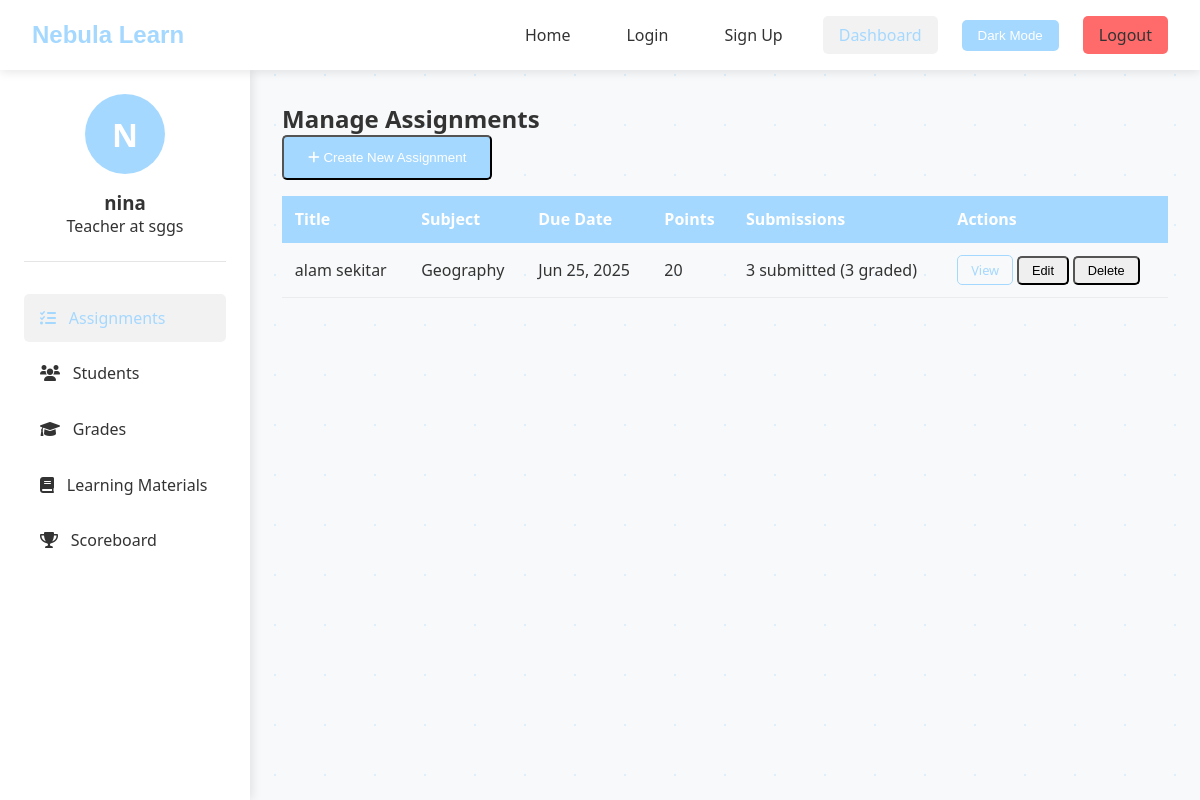
Page /Nebulalearn/admin_dashboard.php (signed in) on the committed database.
### tables this page shows
CREATE TABLE `teachers` (
  `id` int(11) NOT NULL,
  `email` varchar(255) NOT NULL,
  `username` varchar(50) NOT NULL,
  `password` varchar(255) NOT NULL,
  `school` varchar(255) NOT NULL,
  `created_at` timestamp NOT NULL DEFAULT current_timestamp()
);

CREATE TABLE `assignments` (
  `id` int(11) NOT NULL,
  `title` varchar(255) NOT NULL,
  `description` text DEFAULT NULL,
  `subject` varchar(100) NOT NULL,
  `due_date` date NOT NULL,
  `points` int(11) NOT NULL,
  `teacher_id` int(11) NOT NULL,
  `class` varchar(50) DEFAULT NULL,
  `form` varchar(10) DEFAULT NULL,
  `created_at` timestamp NOT NULL DEFAULT current_timestamp()
);

### Nebulalearn/functions.php (called while the page is built, shortened)
<?php
require_once 'db.php';
function isLoggedIn() {
    return isset($_SESSION['user_id']);
}
function isTeacher() {
    return isset($_SESSION['user_type']) && $_SESSION['user_type'] === 'teacher';
}
function getUserData() {
    global $conn;
    $table = isTeacher() ? 'teachers' : 'students';
    $id = $_SESSION['user_id'];
    $stmt = $conn->prepare("SELECT * FROM $table WHERE id = ?");
    $stmt->bind_param("i", $id);
    $stmt->execute();
    $result = $stmt->get_result();
    return $result->fetch_assoc();
}
function getTeacherAssignments($teacherId) {
    global $conn;
    $stmt = $conn->prepare("
        SELECT a.id, a.title, a.subject, a.due_date, a.points,
               COUNT(sa.id) AS submissions,
               COUNT(CASE WHEN sa.grade IS NOT NULL THEN 1 END) AS graded
        FROM assignments a
        LEFT JOIN student_assignments sa ON a.id = sa.assignment_id
        WHERE a.teacher_id = ?
        GROUP BY a.id
        ORDER BY a.due_date ASC
    ");
    $stmt->bind_param("i", $teacherId);
    $stmt->execute();
    $result = $stmt->get_result();
    return $result->fetch_all(MYSQLI_ASSOC);
}
?>

### Nebulalearn/admin_dashboard.php (the view, shortened to what this page needs)
<?php
require_once 'functions.php';
$user = getUserData();
$assignments = getTeacherAssignments($user['id']);
?>
<!DOCTYPE html>
<html lang="en">
<head>
    <link rel="stylesheet" href="style.css">
    <link rel="stylesheet" href="https://cdnjs.cloudflare.com/ajax/libs/font-awesome/6.0.0-beta3/css/all.min.css">
</head>
<body>
    <div class="background"></div>
    <nav class="navbar">
        <div class="logo">Nebula Learn</div>
        <div class="nav-links">
            <a href="index.html">Home</a>
            <a href="login.php">Login</a>
            <a href="signup.php">Sign Up</a>
            <a href="admin_dashboard.php" class="active">Dashboard</a>
            <button id="theme-toggle">Dark Mode</button>
            <a href="logout.php" class="btn-logout">Logout</a>
        </div>
    </nav>
    <main class="dashboard-container">
        <div class="dashboard-sidebar">
            <div class="user-profile">
                <div class="avatar"><?php echo strtoupper(substr($user['username'], 0, 1)); ?></div>
                <h3><?php echo htmlspecialchars($user['username']); ?></h3>
                <p>Teacher at <?php echo htmlspecialchars($user['school']); ?></p>
            </div>
            <nav class="sidebar-nav">
                <a href="#assignments" class="active"><i class="fas fa-tasks"></i> Assignments</a>
                <a href="#students"><i class="fas fa-users"></i> Students</a>
                <a href="#grades"><i class="fas fa-graduation-cap"></i> Grades</a>
                <a href="#materials"><i class="fas fa-book"></i> Learning Materials</a>
                <a href="scoreboard.php"><i class="fas fa-trophy"></i> Scoreboard</a>
            </nav>
        </div>
        <div class="dashboard-content">
            <section id="assignments" class="dashboard-section">
                <h2>Manage Assignments</h2>
                <button id="create-assignment-btn" class="btn btn-primary">
                    <i class="fas fa-plus"></i> Create New Assignment
                </button>
                <div class="assignments-list">
                    <?php if (!empty($assignments)): ?>
                        <table class="assignments-table">
                            <thead>
                                <tr>
                                    <th>Title</th>
                                    <th>Subject</th>
                                    <th>Due Date</th>
                                    <th>Points</th>
                                    <th>Submissions</th>
                                    <th>Actions</th>
                                </tr>
                            </thead>
                            <tbody>
                                <?php foreach ($assignments as $assignment): ?>
                                    <tr>
                                        <td><?php echo htmlspecialchars($assignment['title']); ?></td>
                                        <td><?php echo htmlspecialchars($assignment['subject']); ?></td>
                                        <td><?php echo date('M j, Y', strtotime($assignment['due_date'])); ?></td>
                                        <td><?php echo $assignment['points']; ?></td>
                                        <td>
                                            <?php echo $assignment['submissions']; ?> submitted
                                            (<?php echo $assignment['graded']; ?> graded)
                                        </td>
                                        <td>
                                            <a href="assignment.php?id=<?php echo $assignment['id']; ?>" class="btn btn-small btn-view">View</a>
                                            <button class="btn btn-small btn-edit" data-assignment-id="<?php echo $assignment['id']; ?>">Edit</button>
                                            <button class="btn btn-small btn-delete" data-assignment-id="<?php echo $assignment['id']; ?>">Delete</button>
                                        </td>
                                    </tr>
                                <?php endforeach; ?>
                            </tbody>
                        </table>
                    <?php endif; ?>
                </div>
            </section>
        </div>
    </main>
</body>
</html>

### Nebulalearn/style.css (style rules this page uses)
:root { --primary-light: #a5d8ff; --secondary-light: #ffd6a5; --accent-light: #caffbf; --text-light: #333; --bg-light: #f8f9fa; --card-light: #ffffff; --shadow-light: rgba(0, 0, 0, 0.1); --primary-dark: #00f5d4; --secondary-dark: #f15bb5; --accent-dark: #9b5de5; --text-dark: #e2e2e2; --bg-dark: #121212; --card-dark: #1e1e1e; --shadow-dark: rgba(0, 0, 0, 0.3); --primary: var(--primary-light); --secondary: var(--secondary-light); --accent: var(--accent-light); --text: var(--text-light); --bg: var(--bg-light); --card: var(--card-light); --shadow: var(--shadow-light); --font-main: 'Segoe UI', Tahoma, Geneva, Verdana, sans-serif; --font-heading: 'Arial Rounded MT Bold', 'Arial', sans-serif; }
* { margin: 0; padding: 0; box-sizing: border-box; transition: background-color 0.3s, color 0.3s; }
body { font-family: var(--font-main); background-color: var(--bg); color: var(--text); min-height: 100vh; position: relative; overflow-x: hidden; }
.background { position: fixed; top: 0; left: 0; width: 100%; height: 100%; z-index: -1; background: var(--bg); overflow: hidden; }
.background::before { content: ''; position: absolute; width: 200%; height: 200%; top: -50%; left: -50%; background-image: radial-gradient(circle, var(--primary) 1px, transparent 1px), radial-gradient(circle, var(--secondary) 1px, transparent 1px), radial-gradient(circle, var(--accent) 1px, transparent 1px); background-size: 50px 50px; opacity: 0.3; animation: moveBackground 100s linear infinite; transform-origin: center center; }
.navbar { display: flex; justify-content: space-between; align-items: center; padding: 1rem 2rem; background-color: var(--card); box-shadow: 0 2px 10px var(--shadow); position: sticky; top: 0; z-index: 100; }
.logo { font-family: var(--font-heading); font-size: 1.5rem; font-weight: bold; color: var(--primary); }
.nav-links { display: flex; gap: 1.5rem; align-items: center; }
.nav-links a { text-decoration: none; color: var(--text); font-weight: 500; padding: 0.5rem 1rem; border-radius: 5px; transition: all 0.3s; }
.nav-links a:hover, .nav-links a.active { color: var(--primary); background-color: rgba(0, 0, 0, 0.05); }
.nav-links button { background-color: var(--primary); color: white; border: none; padding: 0.5rem 1rem; border-radius: 5px; cursor: pointer; font-weight: 500; transition: all 0.3s; }
.btn { padding: 0.8rem 1.5rem; border-radius: 5px; font-weight: 500; text-decoration: none; transition: all 0.3s; }
.btn-primary { background-color: var(--primary); color: white; }
.dashboard-container { display: flex; min-height: calc(100vh - 70px); }
.dashboard-sidebar { width: 250px; background-color: var(--card); padding: 1.5rem; box-shadow: 2px 0 10px var(--shadow); position: sticky; top: 70px; height: calc(100vh - 70px); overflow-y: auto; }
.dashboard-content { flex: 1; padding: 2rem; overflow-y: auto; }
.dashboard-section { margin-bottom: 3rem; }
.user-profile { text-align: center; margin-bottom: 2rem; padding-bottom: 1.5rem; border-bottom: 1px solid rgba(0, 0, 0, 0.1); }
.avatar { width: 80px; height: 80px; background-color: var(--primary); color: white; border-radius: 50%; display: flex; align-items: center; justify-content: center; font-size: 2rem; font-weight: bold; margin: 0 auto 1rem; }
.sidebar-nav { display: flex; flex-direction: column; gap: 0.5rem; }
.sidebar-nav a { padding: 0.8rem 1rem; border-radius: 5px; text-decoration: none; color: var(--text); display: flex; align-items: center; gap: 0.8rem; transition: all 0.3s; }
.sidebar-nav a:hover, .sidebar-nav a.active { background-color: rgba(0, 0, 0, 0.05); color: var(--primary); }
.btn-view, .btn-submit { padding: 0.5rem 1rem; border-radius: 5px; font-size: 0.9rem; text-decoration: none; transition: all 0.3s; }
.btn-view { background-color: transparent; border: 1px solid var(--primary); color: var(--primary); }
.btn-small { padding: 0.3rem 0.8rem; font-size: 0.8rem; }
.assignments-table, .students-table, .grades-table, .materials-table { width: 100%; border-collapse: collapse; margin-top: 1rem; }
.assignments-table th, .students-table th, .grades-table th, .materials-table th { background-color: var(--primary); color: white; padding: 0.8rem; text-align: left; }
.assignments-table td, .students-table td, .grades-table td, .materials-table td { padding: 0.8rem; border-bottom: 1px solid rgba(0, 0, 0, 0.05); }
.btn-logout { background-color: #ff6b6b; color: white; padding: 0.5rem 1rem; border-radius: 5px; text-decoration: none; transition: all 0.3s; }

### rows in the picture
teachers: username "N", username "nina", school "sggs"
assignments: title "alam sekitar", subject "Geography", due_date "Jun 25, 2025", points "20", submissions "3", graded "3"
